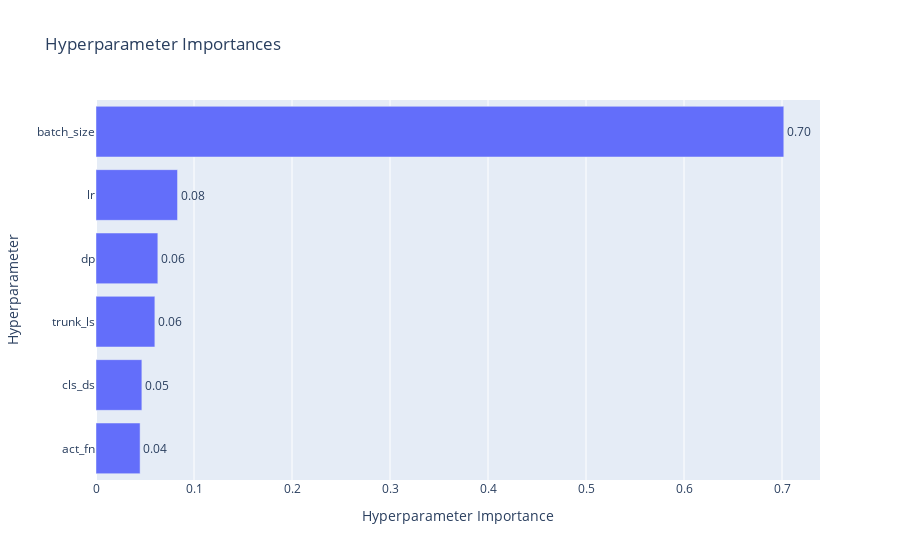
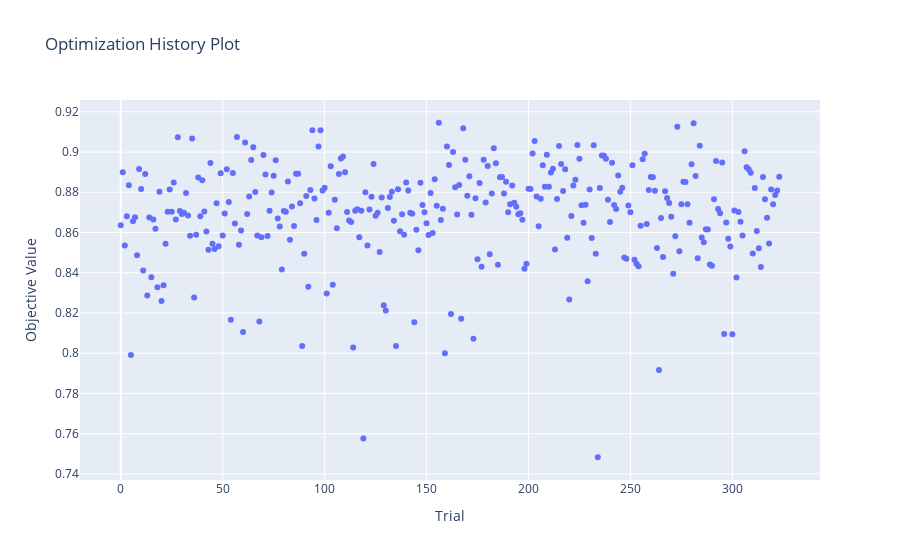

Write notebook code for charts like these, in order.
### Markdown cell above
### PAM50 Classification

### Code cell
print_study_results("cls_mlp")

### Figure 1 — Plotly figure (JSON) as saved in the notebook; plotly's stock layout.template omitted (floating-point values rounded to 4 significant figures)
{"data": [{"cliponaxis": false, "hovertemplate": ["act_fn (CategoricalDistribution): 0.0449961773138527<extra></extra>", "cls_ds (CategoricalDistribution): 0.04680972595620871<extra></extra>", "trunk_ls (CategoricalDistribution): 0.06005713185355328<extra></extra>", "dp (CategoricalDistribution): 0.06309976354804815<extra></extra>", "lr (CategoricalDistribution): 0.08319767095184392<extra></extra>", "batch_size (CategoricalDistribution): 0.7018395303764933<extra></extra>"], "name": "Objective Value", "orientation": "h", "text": ["0.04", "0.05", "0.06", "0.06", "0.08", "0.70"], "textposition": "outside", "type": "bar", "x": [0.045, 0.04681, 0.06006, 0.0631, 0.0832, 0.7018], "y": ["act_fn", "cls_ds", "trunk_ls", "dp", "lr", "batch_size"]}], "layout": {"title": {"text": "Hyperparameter Importances"}, "xaxis": {"title": {"text": "Hyperparameter Importance"}}, "yaxis": {"title": {"text": "Hyperparameter"}}}}

### Figure 2 — Plotly figure (JSON) as saved in the notebook; plotly's stock layout.template omitted (floating-point values rounded to 4 significant figures; data arrays with more than 128 entries replaced by an {"elided": "..."} marker saying what was removed)
{"data": [{"mode": "markers", "name": "Objective Value", "type": "scatter", "x": {"elided": "324 int values"}, "y": {"elided": "324 float values"}}, {"marker": {"color": "#cccccc"}, "mode": "markers", "name": "Infeasible Trial", "showlegend": false, "type": "scatter", "x": [], "y": []}], "layout": {"title": {"text": "Optimization History Plot"}, "xaxis": {"title": {"text": "Trial"}}, "yaxis": {"title": {"text": "Objective Value"}}}}
